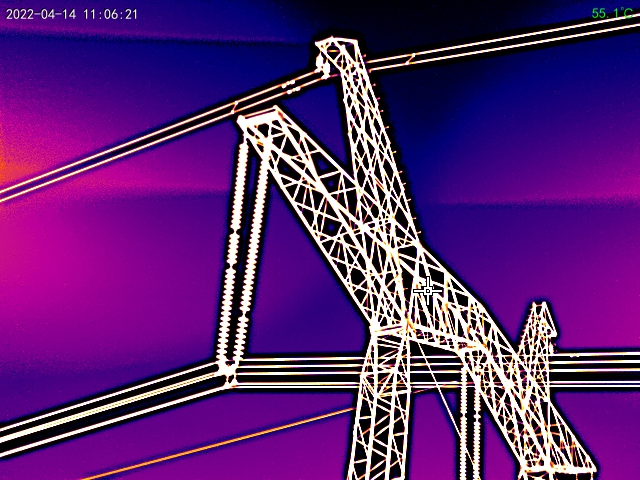
#> input picture Python/Computer Vision/1/010100AE.JPG, 640 x 480 px, found by its file name
$ python urfu_computer_vision_task_1.py
#> lines starting #> are read from the running program, lines starting #| are printed output that depends on the picture
# -*- coding: utf-8 -*-
"""UrFU_Computer_Vision_Task_1.ipynb

Automatically generated by Colaboratory.

Original file is located at
    https://colab.research.google.com/drive/1KTyEjglYpWjynu-YvAV4b_1ZiWmPvGRu

# Задание, которое в форме для ДЗ - нужно совместить изображения ЛЭП в видимом спектре и инфракрасном.


---

Импорт необходимых библиотек
"""

import cv2 as cv
import numpy as np
from google.colab.patches import cv2_imshow
import math

"""Функция для поворота изображения"""

def rotation(image, angleInDegrees):
  h, w = image.shape[:2];
  img_c = (w / 2, h / 2);

  rot = cv.getRotationMatrix2D(img_c, angleInDegrees, 1);

  rad = math.radians(angleInDegrees);
  sin = math.sin(rad);
  cos = math.cos(rad);

  b_w = int(h * abs(sin) + w * abs(cos));
  b_h = int(h * abs(cos) + w * abs(sin));

  rot[0, 2] += ((b_w / 2) - img_c[0]);
  rot[1, 2] += ((b_h / 2) - img_c[1]);

  return cv.warpAffine(image, rot, (b_w, b_h), flags=cv.INTER_LINEAR,  borderValue=(0,0,0));

"""Чтение изображений"""

ir_img = cv.imread("/content/010100AE.JPG");
#> ir_img is the input picture: shape (480, 640, 3); mean B, G, R 118, 34.2, 92.1
rgb_img = cv.imread("/content/SING0137.JPG");
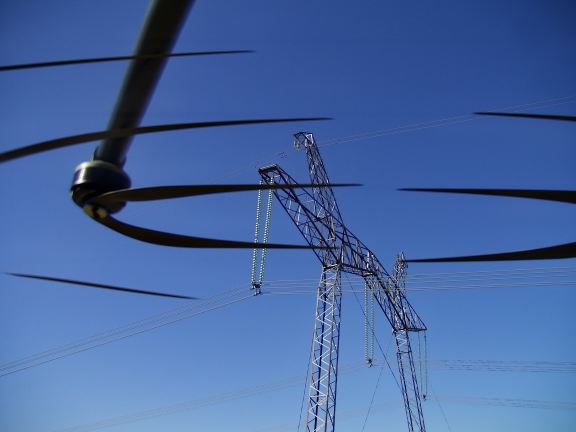
#> input picture Python/Computer Vision/1/SING0137.JPG, 1152 x 864 px, found by its file name (shown at 1/2 size)
#> rgb_img is the input picture: shape (864, 1152, 3); mean B, G, R 162, 103, 70.7

print('Исходные размеры RGB-изображения : ',rgb_img.shape);
#| Исходные размеры RGB-изображения :  (864, 1152, 3)
print();
cv2_imshow(rgb_img);
print();
print('Исходные размеры ИК-изображения : ',ir_img.shape);
#| Исходные размеры ИК-изображения :  (480, 640, 3)
print();
cv2_imshow(ir_img);

"""Поворот ИК-изображения"""

ir_img_rot = rotation (ir_img, 1.62);
#> in rotation, `return cv.warpAffine(image, rot, (b_w, b_h), flags=cv.INTER_LINEAR,  b..`:
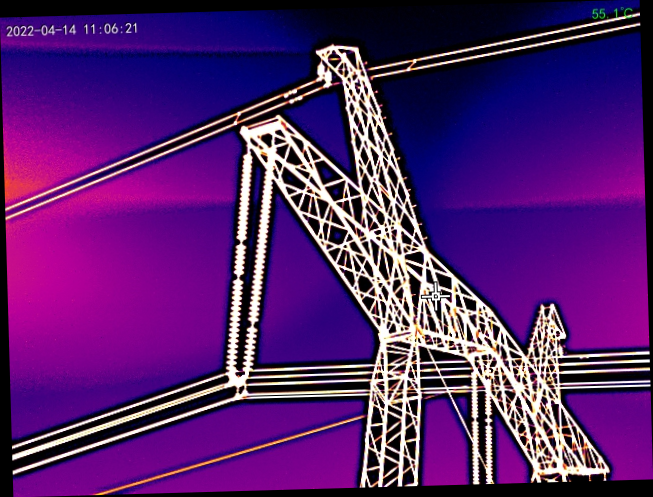
#> returned value: shape (497, 653, 3); mean of channels 0, 1, 2 111.7, 32.4, 87.2; drawn as B, G, R

#cv2_imshow(ir_img_rot);

"""Изменение размера ИК-изображения"""

scale_percent = 92;
width = int(ir_img_rot.shape[1] * scale_percent / 100);
#> width = 600
height = int(ir_img_rot.shape[0] * scale_percent / 100);
#> height = 457
dim = (width, height);
#> dim = (600, 457)
resized = cv.resize(ir_img_rot, dim, interpolation = cv.INTER_AREA);
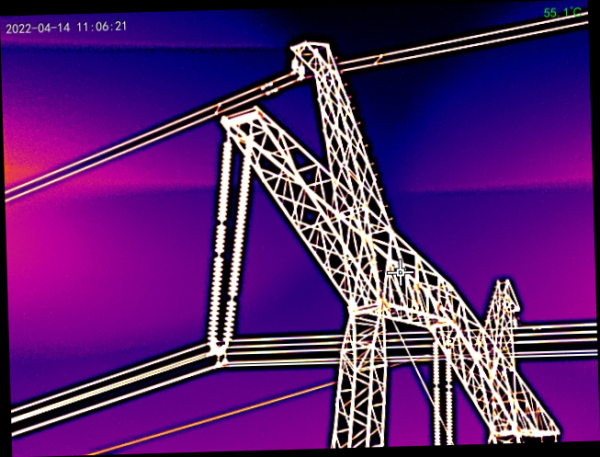
#> resized: shape (457, 600, 3); mean B, G, R 111.7, 32.4, 87.2

"""Размещение ИК-изображения"""

num_rows, num_cols = rgb_img.shape[:2];
#> num_rows = 864; num_cols = 1152
translation_matrix = np.float32([ [1,0,295], [0,1,224] ]);
img_translation = cv.warpAffine(resized, translation_matrix, (num_cols, num_rows));
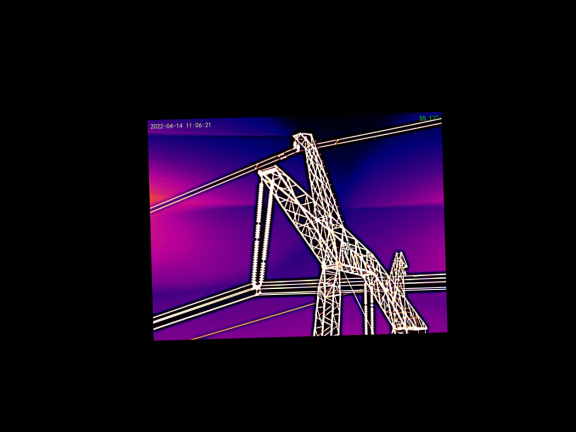
#> img_translation: shape (864, 1152, 3) (shown at 1/2 size); mean B, G, R 30.8, 8.9, 24
print('Исходные размеры RGB-изображения : ',rgb_img.shape);
#| Исходные размеры RGB-изображения :  (864, 1152, 3)
print('Изменёные размеры ИК-изображения : ',img_translation.shape);
#| Изменёные размеры ИК-изображения :  (864, 1152, 3)

#cv2_imshow(img_translation);

"""Совмещение ИК-изображения и RGB-изображения"""

blended_img = cv.addWeighted(rgb_img, 0.7, img_translation, 0.5, 0.0);
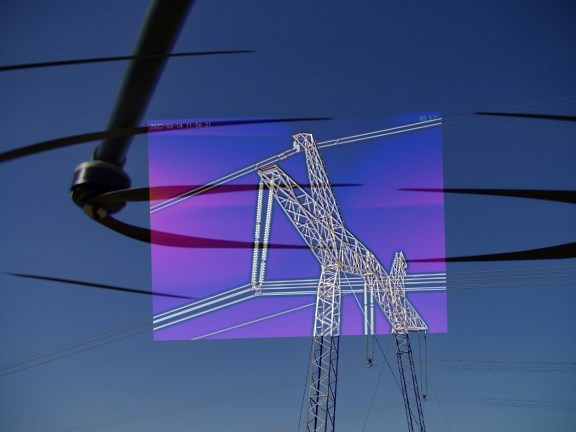
#> blended_img: shape (864, 1152, 3) (shown at 1/2 size); mean B, G, R 128.8, 76.6, 61.5
cv.imwrite('mix_image.jpg', blended_img)
cv2_imshow(blended_img);
